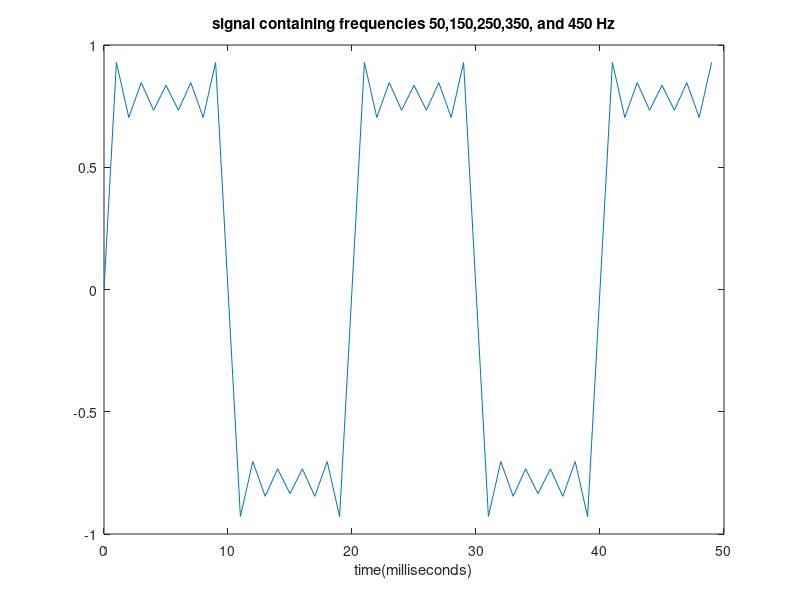

Reproduce this figure in MATLAB.
t=0:0.001:1.0;
x=sin(2*pi*50*t)+(1/3)*sin(2*pi*150*t)+(1/5)*sin(2*pi*250*t)+(1/7)*sin(2*pi*350*t)+(1/9)*sin(2*pi*450*t);
figure(1);
plot(1000*t(1:50),x(1:50))
title('signal containing frequencies 50,150,250,350, and 450 Hz')
xlabel('time(milliseconds)')
